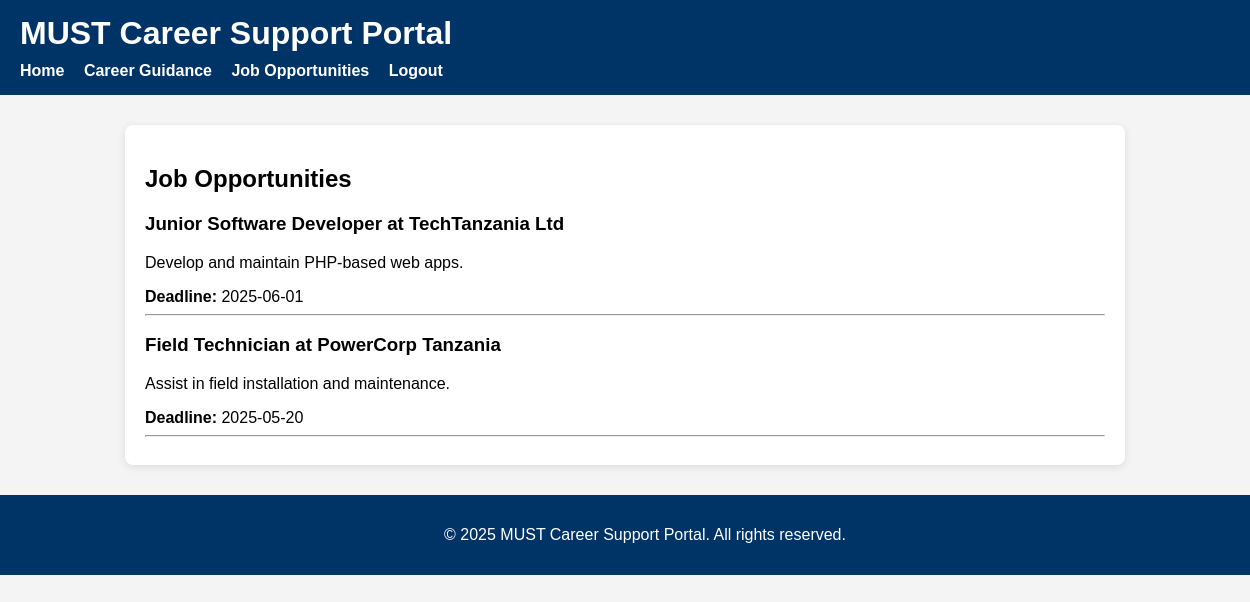
Screenshot of /app/jobs.php (signed in) with the database file from the repository.
### tables this page shows
CREATE TABLE jobs (
    id INT AUTO_INCREMENT PRIMARY KEY,
    title VARCHAR(255),
    company VARCHAR(255),
    description TEXT,
    deadline DATE
);

### app/jobs.php (the view, shortened to what this page needs)
<?php
include("includes/database.php");
include("includes/header.php");
?>
<h2>Job Opportunities</h2>
<?php
$result = $conn->query("SELECT * FROM jobs ORDER BY deadline DESC");
while ($row = $result->fetch_assoc()) {
    echo "<div>";
    echo "<h3>" . htmlspecialchars($row['title']) . " at " . htmlspecialchars($row['company']) . "</h3>";
    echo "<p>" . nl2br(htmlspecialchars($row['description'])) . "</p>";
    echo "<strong>Deadline:</strong> " . htmlspecialchars($row['deadline']) . "<br>";
    echo "</div><hr>";
}
include("includes/footer.php");
?>

### app/includes/header.php (shortened to what this page needs)
<!DOCTYPE html>
<html lang="en">
<head>
</head>
<body>
<header>
    <h1>MUST Career Support Portal</h1>
    <nav>
        <a href="index.php">Home</a>
        <a href="career.php">Career Guidance</a>
        <a href="jobs.php">Job Opportunities</a>
        <?php if (isset($_SESSION['user_id'])): ?>
            <a href="logout.php">Logout</a>
        <?php else: ?>
            <a href="login.php">Login</a>
            <a href="register.php">Register</a>
        <?php endif; ?>
    </nav>
</header>
<div class="container">

### app/includes/footer.php
</div>
<footer style="
    background-color: #003366;
    color: white;
    text-align: center;
    padding: 15px 20px;
    position: relative;
    bottom: 0;
    width: 100%;
    margin-top: 30px;
">
    <p>&copy; <?php echo date('Y'); ?> MUST Career Support Portal. All rights reserved.</p>
</footer>
</body>
</html>

### app/includes/header.php (style rules this page uses)
body { font-family: Arial, sans-serif; margin: 0; padding: 0; background-color: #f4f4f4; }
header { background-color: #003366; color: white; padding: 15px 20px; }
header h1 { margin: 0; }
nav { margin-top: 10px; }
nav a { color: white; margin-right: 15px; text-decoration: none; font-weight: bold; }
.container { max-width: 960px; margin: 30px auto; padding: 20px; background: white; border-radius: 8px; box-shadow: 0 2px 8px rgba(0,0,0,0.1); }

### rows the page displays
jobs: title "Junior Software Developer", company "TechTanzania Ltd", description "Develop and maintain PHP-based web apps.", deadline "2025-06-01"
jobs: title "Field Technician", company "PowerCorp Tanzania", description "Assist in field installation and maintenance.", deadline "2025-05-20"
